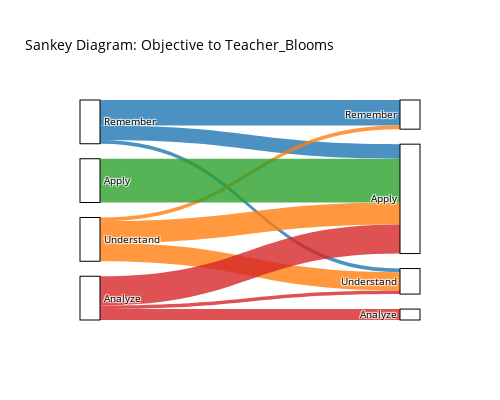

Notebook cell for this chart:
### Code cell
#Define colors for each objective value
color_map = {
    0: 'rgba(31, 119, 180, 0.8)',  # Remembering (blue)
    1: 'rgba(255, 127, 14, 0.8)',  # Understanding (orange)
    2: 'rgba(44, 160, 44, 0.8)',   # Applying (green)
    3: 'rgba(214, 39, 40, 0.8)'    # Analyzing (red)
}

# Apply colors based on the source
link_colors = [color_map[src] for src in source]

# Create the Sankey diagram with labels
fig = go.Figure(go.Sankey(
    node=dict(
        pad=15,
        thickness=20,
        line=dict(color="black", width=1),
        label=labels + labels,
        # Duplicating the labels for both source and target
        color="white"  # Set the node color to white
    ),
    link=dict(
        source=source,  # Indices correspond to source
        target=target,  # Indices correspond to target
        value=value,
        color=link_colors,  # Apply the colors based on the source objective
        customdata=value,  # Pass the flow values for labeling
        hovertemplate='Value: %{value}<br>Source: %{source.label}<br>Target: %{target.label}<extra></extra>',  # Customize hover info
        label=labels  # This automatically labels the lines with the respective values
    )
))

# Update the layout to make the diagram narrower and boxes white
fig.update_layout(
    title_text="Sankey Diagram: Objective to Teacher_Blooms",
    font=dict(size = 10, color = 'black'),
    width=500,  # Adjust this value to make the diagram narrower
    height=400,  # You can adjust the height as needed
    paper_bgcolor='rgba(255,255,255,0)',  # Set background to white
    plot_bgcolor='rgba(255,255,255,0)'  # Set plot background to white
)

# Show the diagram
fig.show()


# Label Left Side GPT Label, Right Teacher Label
# Try to enforce according to Bloom's

### Figure 1 — Plotly figure (JSON) as saved in the notebook; plotly's stock layout.template omitted (floating-point values rounded to 4 significant figures)
{"data": [{"link": {"color": ["rgba(31, 119, 180, 0.8)", "rgba(31, 119, 180, 0.8)", "rgba(31, 119, 180, 0.8)", "rgba(255, 127, 14, 0.8)", "rgba(255, 127, 14, 0.8)", "rgba(255, 127, 14, 0.8)", "rgba(44, 160, 44, 0.8)", "rgba(214, 39, 40, 0.8)", "rgba(214, 39, 40, 0.8)", "rgba(214, 39, 40, 0.8)"], "customdata": [7, 1, 4, 1, 5, 6, 12, 1, 8, 3], "hovertemplate": "Value: %{value}<br>Source: %{source.label}<br>Target: %{target.label}<extra></extra>", "label": ["Remember", "Understand", "Apply", "Analyze"], "source": [0, 0, 0, 1, 1, 1, 2, 3, 3, 3], "target": [4, 5, 6, 4, 5, 6, 6, 5, 6, 7], "value": [7, 1, 4, 1, 5, 6, 12, 1, 8, 3]}, "node": {"color": "white", "label": ["Remember", "Understand", "Apply", "Analyze", "Remember", "Understand", "Apply", "Analyze"], "line": {"color": "black", "width": 1}, "pad": 15, "thickness": 20}, "type": "sankey"}], "layout": {"font": {"color": "black", "size": 10}, "height": 400, "paper_bgcolor": "rgba(255,255,255,0)", "plot_bgcolor": "rgba(255,255,255,0)", "title": {"text": "Sankey Diagram: Objective to Teacher_Blooms"}, "width": 500}}
